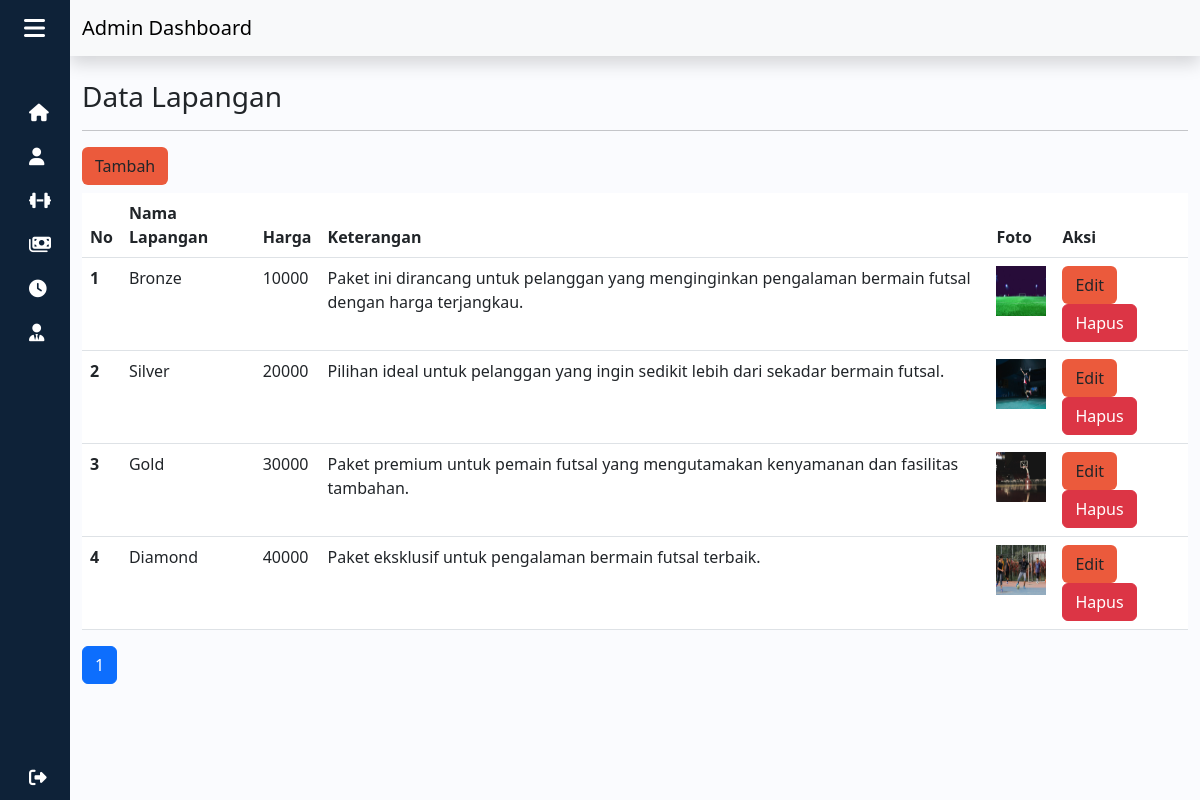
/admin/lapangan.php (signed in), run on the app's committed database.
### tables this page shows
CREATE TABLE `lapangan_212279` (
  `212279_id_lapangan` int(11) NOT NULL,
  `212279_nama` varchar(35) NOT NULL,
  `212279_keterangan` text NOT NULL,
  `212279_harga` int(11) NOT NULL,
  `212279_foto` text NOT NULL
);

### functions.php (called while the page is built, shortened)
<?php
$conn = mysqli_connect("localhost", "root", "", "dbfutsal");
function query($query)
{
  global $conn;
  $result = mysqli_query($conn, $query);
  $rows = [];
  while ($row = mysqli_fetch_assoc($result)) {
    $rows[] = $row;
  }
  return $rows;
}

### admin/lapangan.php (the view, shortened to what this page needs)
<?php
require "../functions.php";
$jmlHalamanPerData = 4;
$jumlahData = count(query("SELECT * FROM lapangan_212279"));
$jmlHalaman = ceil($jumlahData / $jmlHalamanPerData);
if (isset($_GET["halaman"])) {
  $halamanAktif = $_GET["halaman"];
} else {
  $halamanAktif = 1;
}
$awalData = ($jmlHalamanPerData * $halamanAktif) - $jmlHalamanPerData;
$lapangan = query("SELECT * FROM lapangan_212279 LIMIT $awalData, $jmlHalamanPerData");
?>
<!DOCTYPE html>
<html lang="en">
<head>
  <link rel="stylesheet" href="../style.css">
  <link rel="stylesheet" href="https://cdnjs.cloudflare.com/ajax/libs/font-awesome/6.4.0/css/all.min.css">
  <link href="https://cdn.lineicons.com/4.0/lineicons.css" rel="stylesheet" />
  <link href="https://cdn.jsdelivr.net/npm/bootstrap@5.3.0-alpha1/dist/css/bootstrap.min.css" rel="stylesheet">
</head>
<body>
  <div class="wrapper">
    <aside id="sidebar">
      <div class="d-flex">
        <button class="toggle-btn" type="button">
          <i class="fa-solid fa-bars"></i>
        </button>
      </div>
      <ul class="sidebar-nav">
        <li class="sidebar-item">
          <a href="home.php" class="sidebar-link">
          <i class="fa-solid fa-house"></i>
          </a>
        </li>
        <li class="sidebar-item">
          <a href="member.php" class="sidebar-link">
            <i class="fa-solid fa-user"></i>
          </a>
        </li>
        <li class="sidebar-item">
          <a href="lapangan.php" class="sidebar-link">
            <i class="fa-solid fa-dumbbell"></i>
          </a>
        </li>
        <li class="sidebar-item">
          <a href="pesan.php" class="sidebar-link">
            <i class="fa-solid fa-money-bills"></i>
          </a>
        </li>
        <li class="sidebar-item">
          <a href="harga.php" class="sidebar-link">
            <i class="fa-solid fa-clock"></i>
          </a>
        </li>
        <li class="sidebar-item">
          <a href="admin.php" class="sidebar-link">
            <i class="fa-solid fa-user-tie"></i>
          </a>
        </li>
      </ul>
      <div class="sidebar-footer">
        <a href="../logout.php" class="sidebar-link">
          <i class="fa-solid fa-right-from-bracket"></i>
        </a>
      </div>
    </aside>
    <div class="main">
      <nav class="navbar bg-light shadow">
        <div class="container-fluid">
          <a class="navbar-brand" href="#">
            Admin Dashboard
          </a>
        </div>
      </nav>
     <div class="container">
       <h3 class="mt-4">Data Lapangan</h3>
        <hr>
        <button class="btn btn-inti mb-2" data-bs-toggle="modal" data-bs-target="#tambahModal1">Tambah</button>
         <div class="table-responsive">
        <table class="table table-hover">
          <thead class="table-inti">
            <tr>
              <th scope="col">No</th>
              <th scope="col">Nama Lapangan</th>
              <th scope="col">Harga</th>
              <th scope="col">Keterangan</th>
              <th scope="col">Foto</th>
              <th scope="col">Aksi</th>
            </tr>
          </thead>
          <tbody>
            <?php $i = 1; ?>
            <?php foreach ($lapangan as $row) : ?>
              <tr>
                <th scope="row"><?= $i++; ?></th>
                <td><?= $row["212279_nama"]; ?></td>
                <td><?= $row["212279_harga"]; ?></td>
                <td><?= $row["212279_keterangan"]; ?></td>
                <td><img src="../img/<?= $row["212279_foto"]; ?>" width="50" height="50"></td>
                <td>
                  <button class="btn btn-inti" data-bs-toggle="modal" data-bs-target="#editModal<?= $row["212279_id_lapangan"]; ?>">Edit</button>
                  <a href="./controller/hapusLpg.php?id=<?= $row["212279_id_lapangan"]; ?>" class="btn btn-danger">Hapus</a>
                </td>
              </tr>
            <?php endforeach; ?>
          </tbody>
        </table>
        </div>
        <ul class="pagination">
          <?php for ($i = 1; $i <= $jmlHalaman; $i++) : ?>
            <?php if ($i == $halamanAktif) : ?>
              <li class="page-item active"><a class="page-link" href="?halaman=<?= $i; ?>"><?= $i; ?></a></li>
            <?php else : ?>
              <li class="page-item "><a class="page-link" href="?halaman=<?= $i; ?>"><?= $i; ?></a></li>
            <?php endif; ?>
          <?php endfor; ?>
        </ul>
     </div>
    </div>
</body>
</html>

### style.css (style rules this page uses)
:root { --primary: #EB5A3C; --hover: #EB5A3C; --bg: #eeeeee; }
a { text-decoration: none; }
li { list-style: none; }
body { font-family: 'Poppins', sans-serif; }
.wrapper { display: flex; }
.main { min-height: 100vh; width: 100%; overflow: hidden; transition: all 0.35s ease-in-out; background-color: #fafbfe; }
#sidebar { width: 70px; min-width: 70px; z-index: 1000; transition: all .25s ease-in-out; background-color: #0e2238; display: flex; flex-direction: column; }
.toggle-btn { background-color: transparent; cursor: pointer; border: 0; padding: 1rem 1.5rem; }
.toggle-btn i { font-size: 1.5rem; color: #FFF; }
.sidebar-nav { padding: 2rem 0; flex: 1 1 auto; }
a.sidebar-link { text-decoration: none !important; padding: .625rem 1.625rem; color: #FFF; display: block; font-size: 1rem; white-space: nowrap; border-left: 3px solid transparent; }
.sidebar-link i { font-size: 1.1rem; margin-right: .75rem; }
.sidebar-item { position: relative; }
.table-inti { background-color: #0e2238; color: #FFF; }
.btn-inti { background-color: var(--primary) !important; }

### data on the page
lapangan_212279: 212279_nama "Bronze", 212279_harga "10000", 212279_keterangan "Paket ini dirancang untuk pelanggan yang menginginkan pengalaman bermain futsal dengan harga terjangkau.", 212279_foto (picture)
lapangan_212279: 212279_nama "Silver", 212279_harga "20000", 212279_keterangan "Pilihan ideal untuk pelanggan yang ingin sedikit lebih dari sekadar bermain futsal.", 212279_foto (picture)
lapangan_212279: 212279_nama "Gold", 212279_harga "30000", 212279_keterangan "Paket premium untuk pemain futsal yang mengutamakan kenyamanan dan fasilitas tambahan.", 212279_foto (picture)
lapangan_212279: 212279_nama "Diamond", 212279_harga "40000", 212279_keterangan "Paket eksklusif untuk pengalaman bermain futsal terbaik.", 212279_foto (picture)
